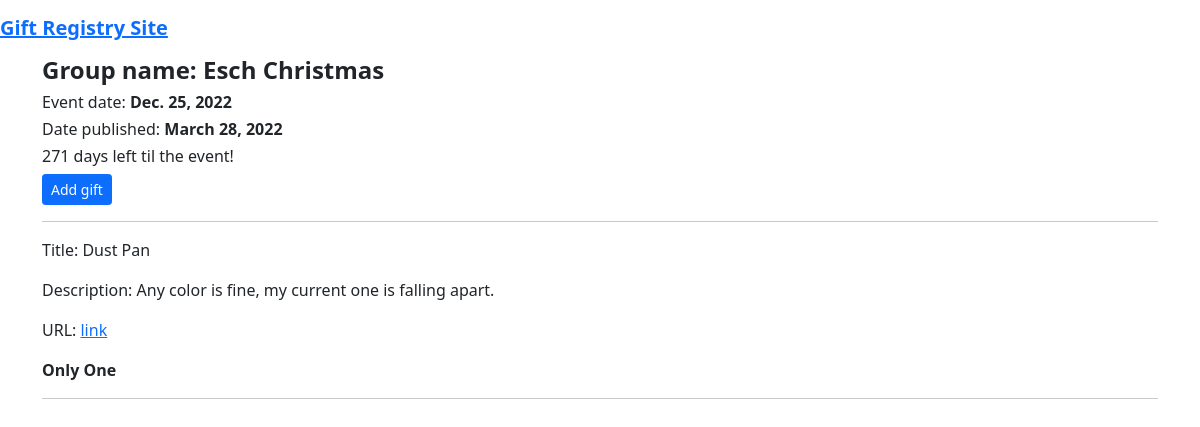
Page /view-group/esch-christmas/ on the committed database.
### gift_registry/models.py (models this page shows, shortened)
class Group(models.Model):
    event_name = models.CharField(max_length=50)
    event_date = models.DateField()
    join_code = models.CharField(max_length=15)
    pub_date = models.DateField(auto_now_add=True)
    slug = models.SlugField(unique=True, null=False)

class Gift(models.Model):
    group = models.ForeignKey(Group, on_delete=models.CASCADE)
    title = models.CharField(max_length = 144)
    desc = models.TextField('description', blank=True, default='')
    url = models.URLField(max_length=200)
    only_one = models.BooleanField(default=True)
    class Meta:
        ordering = ['title']

### gift_registry/views.py (the view)
# urls.py: path('view-group/<slug:slug>/', views.group_detail, name='group_detail'),
def group_detail(request, slug):
    group = Group.objects.get(slug=slug)
    days_left = group.event_date - date.today()
    if days_left.days < 0:
        time_left = "The event date has passed!"
    elif days_left.days == 0:
        time_left = "Today's the day!"
    else:
        time_left = f"{days_left.days} days left til the event!"
    gifts = Gift.objects.filter(group=group)
    context = {
        'group':group,
        'time_left':time_left,
        'gifts':gifts,
        'slug':slug
    }
    return render(request, 'gift_registry/group_detail.html',context)

### gift_registry/templates/gift_registry/group_detail.html
{% extends 'base.html' %}
{% block content %}
<h4><strong>Group name: {{ group.event_name }}</strong></h4>
<h6>Event date: <strong>{{ group.event_date}}</strong></h6>
<h6>Date published: <strong>{{ group.pub_date}}</strong></h6>
<h6>{{time_left}}</h6>
<a class="btn btn-primary btn-sm" href="{% url 'add_gift' slug %}">Add gift</a>
<hr>
{% for gift in gifts %}
<p>Title: {{ gift.title }}</p>
<p>Description: {{ gift.desc }}</p>
<p>URL: <a href="{{ gift.url }}" target="_blank">link</a></p>
<p><strong>{{ gift.only_one|yesno:"Only One,Multiple" }}</strong></p>
<hr>
{% endfor %}
{% endblock %}

### rows in the picture
Group: event_name "Esch Christmas", event_date "Dec. 25, 2022", pub_date "March 28, 2022"
Gift: title "Dust Pan", desc "Any color is fine, my current one is falling apart.", only_one "Only One"
